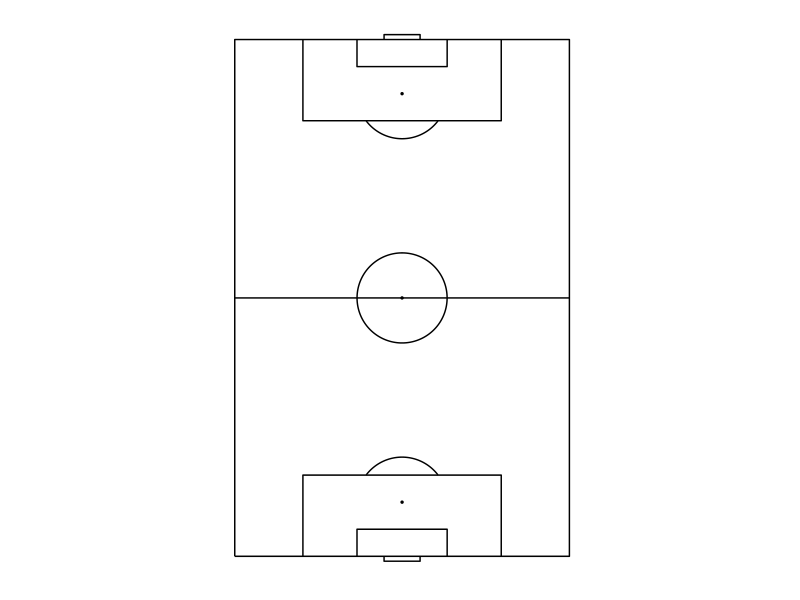

Write the R code that produced this figure.
library('ggplot2')
library('ggthemes')

ggplot(data=data.frame(x=1,y=1),aes(x,y))+
###pitch:
geom_path(data=data.frame(x=c(-34,-34,34,34,-34),y=c(-52.5,52.5,52.5,-52.5,-52.5)))+
###halfway line:
geom_path(data=data.frame(x=c(-34,34),y=c(0,0)))+
###centre circle:
geom_path(data=data.frame(x=c(-9150:(-1)/1000,1:9150/1000),y=c(sqrt(9.15^2-c(-9150:(-1)/1000,1:9150/1000)^2))),aes(x=x,y=y))+
geom_path(data=data.frame(x=c(-9150:(-1)/1000,1:9150/1000),y=-c(sqrt(9.15^2-c(-9150:(-1)/1000,1:9150/1000)^2))),aes(x=x,y=y))+
##centre spot:
geom_point(aes(x = 0, y = 0), size = 0.5) +
##penalty spots:
geom_point(aes(x = 0, y = 41.5), size = 0.5) +
geom_point(aes(x = 0, y = -41.5), size = 0.5) +
###penalty arc:
geom_path(data=data.frame(x=c(-7280:(-1)/1000,1:7280/1000),y=c(41.5-sqrt(9.15^2-c(-7280:(-1)/1000,1:7280/1000)^2))),aes(x=x,y=y))+
geom_path(data=data.frame(x=c(-7280:(-1)/1000,1:7280/1000),y=-c(41.5-sqrt(9.15^2-c(-7280:(-1)/1000,1:7280/1000)^2))),aes(x=x,y=y))+
###6-yard box:
geom_path(data=data.frame(x=c(-9.16,-9.16,9.16,9.16),y=c(-52.5,-47,-47,-52.5)))+
geom_path(data=data.frame(x=-c(-9.16,-9.16,9.16,9.16),y=-c(-52.5,-47,-47,-52.5)))+
###goal
geom_path(data=data.frame(x=c(-3.66,-3.66,3.66,3.66),y=c(-52.5,-53.5,-53.5,-52.5)))+
geom_path(data=data.frame(x=c(-3.66,-3.66,3.66,3.66),y=-c(-52.5,-53.5,-53.5,-52.5)))+
###penalty area:
geom_path(data=data.frame(x=c(-20.15,-20.15,20.15,20.15),y=c(-52.5,-36,-36,-52.5)))+
geom_path(data=data.frame(x=c(-20.15,-20.15,20.15,20.15),y=c(52.5,36,36,52.5)))+
###fix aspect ratio to 1:1
coord_fixed() +
###remove all non-geom elements
theme_solid()
